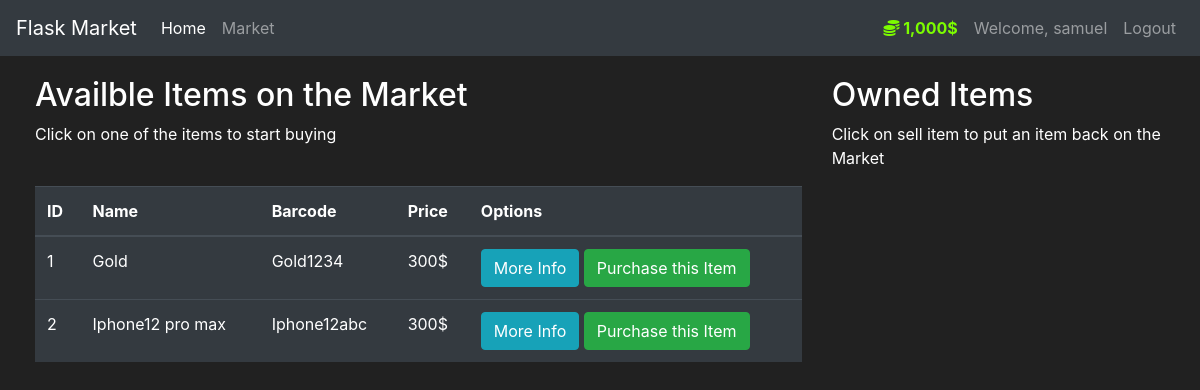
The app's page /market (signed in) with its own data.
### app/models.py (models this page shows, shortened)
class User(UserMixin, db.Model):
    id: Mapped[int] = mapped_column(Integer, primary_key=True)
    username: Mapped[str] = mapped_column(
        String(length=30), nullable=False, unique=True)
    email_address: Mapped[str] = mapped_column(
        String(length=50), nullable=False, unique=True)
    password_hash: Mapped[str] = mapped_column(
        String(length=65), nullable=False)
    budget: Mapped[int] = mapped_column(Integer, nullable=False, default=1000)
    items = db.relationship('Item', backref="owned_user", lazy=True)
    @property
    def prettier_budget(self):
        return f"{self.budget:,.0f}$"
    @property
    def password(self):
        raise AttributeError("Password is not a readable Attribute")

class Item(db.Model):
    id: Mapped[int] = mapped_column(Integer, primary_key=True)
    name: Mapped[str] = mapped_column(
        String(length=30), nullable=False, unique=True)
    price: Mapped[int] = mapped_column(Integer, nullable=False)
    barcode: Mapped[str] = mapped_column(
        String(length=12), nullable=False, unique=True)
    description: Mapped[str] = mapped_column(
        String(length=1024), nullable=False, unique=True)
    owner = mapped_column(ForeignKey('user.id'), nullable=True)

### app/main/views.py (the view, shortened to what this page needs)
@bp.route('/market', methods=['GET', 'POST'])
@login_required
def market_route():
    purchase_form = PurchaseItemForm()
    sell_form = SellItemForm()
    if request.method == "GET":
        items = Item.query.filter_by(owner=None)
        user_items = Item.query.filter_by(owner=current_user.id)
        return render_template('market.html', items=items, purchase_form=purchase_form, sell_form=sell_form, user_items=user_items)

### app/models.py (called while the page is built)
@login_manager.user_loader
def load_user(user_id):
    return User.query.get(int(user_id))

### app/templates/market.html (shortened to what this page needs)
{% extends 'base.html' %} {% block title %} Market Page {% endblock %} {% block
content %}
<div class="row" style="margin-top: 20px; margin-left: 20px">
  <div class="col-8">
    <h2>Availble Items on the Market</h2>
    <p>Click on one of the items to start buying</p>
    <br />
    <table class="table table-hover table-dark">
      <thead>
        <tr>
          <th scope="col">ID</th>
          <th scope="col">Name</th>
          <th scope="col">Barcode</th>
          <th scope="col">Price</th>
          <th scope="col">Options</th>
        </tr>
      </thead>
      <tbody>
        {% for item in items %} {% include 'includes/items_modals.html' %}
        <tr>
          <td>{{ item.id }}</td>
          <td>{{ item.name }}</td>
          <td>{{ item.barcode }}</td>
          <td>{{ item.price }}$</td>
          <td>
            <button
              class="btn btn-outline btn-info"
              data-toggle="modal"
              data-target="#Modal-MoreInfo-{{ item.id }}"
            >
              More Info
            </button>
            <button
              class="btn btn-outline btn-success"
              data-toggle="modal"
              data-target="#Modal-PurchaseConfirm-{{ item.id }}"
            >
              Purchase this Item
            </button>
          </td>
        </tr>
        {% endfor %}
      </tbody>
    </table>
  </div>
  <div class="col-4">
    <h2>Owned Items</h2>
    <p>Click on sell item to put an item back on the Market</p>
    <br />
  </div>
</div>
{% endblock %}

### app/templates/base.html (shortened to what this page needs)
<!doctype html>
    <html lang="en">
      <head>
        <link rel="stylesheet" href="https://cdn.jsdelivr.net/npm/bootstrap@4.5.3/dist/css/bootstrap.min.css">
        <link rel="stylesheet" href="https://cdnjs.cloudflare.com/ajax/libs/font-awesome/5.15.3/css/all.min.css" />
      </head>
      <body>
        <nav class="navbar navbar-expand-md navbar-dark bg-dark">
            <a class="navbar-brand" href="#">Flask Market</a>
            <div class="collapse navbar-collapse" id="navbarNav">
              <ul class="navbar-nav mr-auto">
                  <li class="nav-item active">
                      <a class="nav-link" href="{{ url_for('main.home_route' )}}">Home <span class="sr-only">(current)</span></a>
                  </li>
                  <li class="nav-item">
                      <a class="nav-link" href="{{ url_for('main.market_route') }}">Market</a>
                  </li>
              </ul>
              <ul class="navbar-nav">
                {% if current_user.is_authenticated %}
                  <li class="nav-item">
                    <a class="nav-link" style="color: lawngreen; font-weight: bold;">
                      <i class="fas fa-coins" ></i>
                      {{current_user.prettier_budget}}
                    </a>
                  </li>
                  <li class="nav-item">
                    <a class="nav-link">Welcome, {{current_user.username}}</a>
                  </li>
                  <li class="nav-item">
                    <a class="nav-link" href="{{ url_for('main.logout_route') }}">Logout</a>
                  </li>
                {% endif %}
              </ul>
            </div>
          </nav>
        {% block content %}
        {% endblock %}
      </body>
    </html>

### app/templates/base.html (style rules this page uses)
body { background-color: #212121; color: white }

### records on screen
User: prettier_budget "1,000$", username "samuel"
Item: id "1", name "Gold", barcode "Gold1234", price "300"
Item: id "2", name "Iphone12 pro max", barcode "Iphone12abc", price "300"
